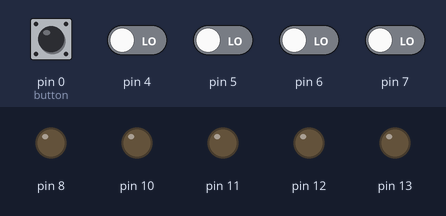
This sketch was run on a simulated Arduino Uno, built with avr-gcc and run on an emulated ATmega328P. Parts: output pins drawn as LEDs (lit = HIGH). Dashed ring = blinking. The inputs (shaded band) are chosen by the test bench; at power-on: pin 0 (button) HIGH, pin 4–7 LOW. Random numbers use the default seed unless the sketch sets one.

Above: at 1.3 s.
1.4 s: pin 4 driven HIGH
At 3.02 s:
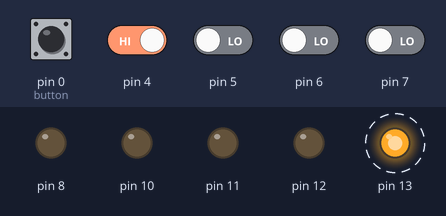
4.4 s: pin 5 driven HIGH
At 5.2 s:
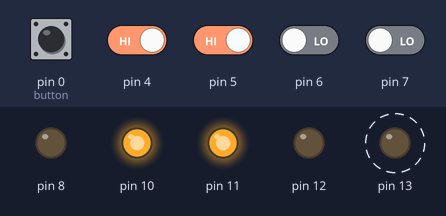
6.1 s: pin 6 driven HIGH
At 6.9 s:
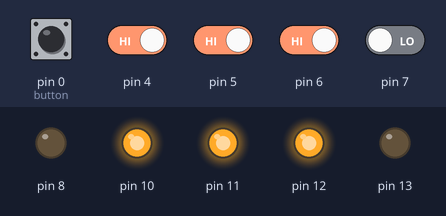
7.6 s: pin 7 driven HIGH
At 8.1 s:
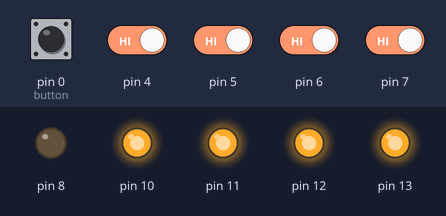
Timing chart, 0 to 10.1 s (numbered marks = the images above; inputs shaded):
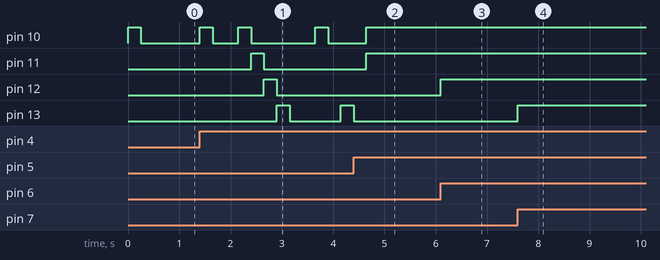

The sketch:

MemoryGame.ino
```cpp
int Outputs[4] = {10,11,12,13};

int Color[16];
int Choices[16];
int size = 0;

int button = 0;
bool buttonDown = false;

void setup()
{
  pinMode(13, OUTPUT);
  pinMode(12, OUTPUT);
  pinMode(11, OUTPUT);
  pinMode(10, OUTPUT);
  pinMode(8, OUTPUT);

  pinMode(7, INPUT);
  pinMode(6, INPUT);
  pinMode(5, INPUT);
  pinMode(4, INPUT);

  randomSeed(analogRead(0));
}

void loop()
{
  if (size == 16) {
    while (true) {
      digitalWrite(13, HIGH);
      delay(200);
      digitalWrite(13, LOW);
      digitalWrite(12, HIGH);
      delay(200);
      digitalWrite(12, LOW);
      digitalWrite(11, HIGH);
      delay(200);
      digitalWrite(11, LOW);
      digitalWrite(10, HIGH);
      delay(200);
      digitalWrite(10, LOW);
    }
  }

  Color[size] = Outputs[random(4)];
  size++;

  for (int i = 0; i < size; i++) {
  	digitalWrite(Color[i], HIGH);
    delay(250);
    digitalWrite(Color[i], LOW);
    delay(250);
  }

  int choice = 0;
  while (true) {
    for (int i = 0; i < 4; i++) {
      if (digitalRead(i + 4) == HIGH) {
        button = i + 4;
        digitalWrite(i + 10, HIGH);

        if (buttonDown == false) {
          buttonDown = true;

              if (i + 10 != Color[choice]) {
                while (true) {
                  for (int i = 0; i < 4; i++) {
                    digitalWrite(i + 10, HIGH);
                  }
                  delay(500);
                  for (int i = 0; i < 4; i++) {
                    digitalWrite(i + 10, LOW);
                  }
                  delay(500);
                }
              }

          Choices[choice] = i + 10;
          choice++;
        }
      } else if (digitalRead(button) == LOW) {
        buttonDown = false;
        digitalWrite(i + 10, LOW);
      }
    }
    if (choice == size) {
      delay (250);
      digitalWrite(button + 6, LOW);
      break;
    }
  }

  delay(500);
  digitalWrite(10, HIGH);
  delay(250);
  digitalWrite(10, LOW);
  digitalWrite(11, HIGH);
  delay(250);
  digitalWrite(11, LOW);
  digitalWrite(12, HIGH);
  delay(250);
  digitalWrite(12, LOW);
  digitalWrite(13, HIGH);
  delay(250);
  digitalWrite(13, LOW);
  delay(500);
}
```

Measured:
- after the input at 1.4 s, pin 10: goes HIGH 0.25 s, LOW 0.50 s, HIGH 0.25 s, LOW 1.3 s, HIGH 0.25 s, then LOW, starting at once; pin 11: LOW → HIGH after 1.0 s, → LOW 0.25 s later; pin 12: LOW → HIGH after 1.3 s, → LOW 0.25 s later; pin 13: LOW → HIGH after 1.5 s, → LOW 0.25 s later, → HIGH 1.0 s later
- after the input at 4.4 s, pin 11: LOW → HIGH after 0.25 s
- after the input at 6.1 s, pin 12: LOW → HIGH at once
- after the input at 7.6 s, pin 13: LOW → HIGH at once
